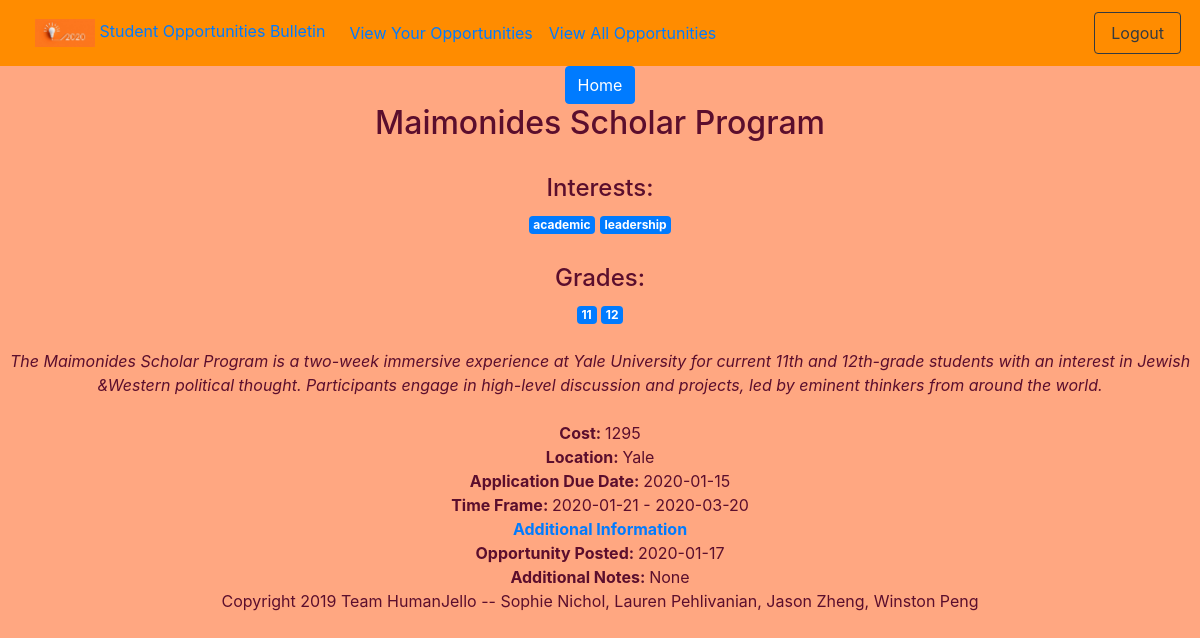
Screenshot of /view/9 (signed in) with the database file from the repository.
### tables this page shows
CREATE TABLE opportunities (
                opid INTEGER PRIMARY KEY,
                name TEXT,
                events BOOLEAN,
                academic BOOLEAN,
                business BOOLEAN,
                community_service BOOLEAN,
                leadership BOOLEAN,
                museums BOOLEAN,
                nature BOOLEAN,
                stem BOOLEAN,
                humanities BOOLEAN,
                scholarships BOOLEAN,
                description TEXT,
                link TEXT,
                cost INTEGER,
                gr9 BOOLEAN,
                gr10 BOOLEAN,
                gr11 BOOLEAN,
                gr12 BOOLEAN,
                location TEXT,
                duedate TEXT,
                posted TEXT,
                start_date TEXT,
                end_date TEXT,
                notes TEXT
                );

### app.py (the view)
@app.route("/view/<opid>")
def view_op(opid):
    if checkAuth():
        name = get("opportunities", "name", "WHERE opid = '%s'" % opid)[0][0]
        description = get("opportunities", "description", "WHERE opid = '%s'" % opid)[0][0]
        link = get("opportunities", "link", "WHERE opid = '%s'" % opid)[0][0]
        cost = get("opportunities", "cost", "WHERE opid = '%s'" % opid)[0][0]
        location = get("opportunities", "location", "WHERE opid = '%s'" % opid)[0][0]
        due_date = get("opportunities", "duedate", "WHERE opid = '%s'" % opid)[0][0]
        posted = get("opportunities", "posted", "WHERE opid = '%s'" % opid)[0][0]
        start_date = get("opportunities", "start_date", "WHERE opid = '%s'" % opid)[0][0]
        end_date = get("opportunities", "end_date", "WHERE opid = '%s'" % opid)[0][0]
        notes = get("opportunities", "notes", "WHERE opid = '%s'" % opid)[0][0]
        interests = dbfunctions.getInterests(c, opid)
        grades = dbfunctions.getGrades(c, opid)
        return render_template(
            "view_op.html",
            name = name,
            description = description,
            link = link,
            cost = cost,
            location = location,
            due_date = due_date,
            posted = posted,
            start_date = start_date,
            end_date = end_date,
            notes = notes,
            ints= interests,
            grades = grades
        )
    return render_template(url_for("root"))

### app.py (called while the page is built)
def checkAuth(): #checks if the user is logged in
    if "username" in session:
        return True
    else:
        return False

### utl/dbfunctions.py (called while the page is built)
def get(tbl_name, column, conditional=""):
    db = sqlite3.connect(DB_FILE) #open if file exists, otherwise create
    c = db.cursor()
    c.execute("SELECT %s FROM %s %s" % (column, tbl_name, conditional))
    values = c.fetchall()
    c.close()
    return [list(value) for value in values]

def getInterests(c, id):
    out = ""
    c.execute("SELECT events,academic,business,community_service,leadership,museums,nature,stem,humanities, scholarships FROM opportunities WHERE opid=?;", (id, ))
    arr = c.fetchone()
    print(arr)
    return arr

def getGrades(c, id):
    c.execute("SELECT gr9,gr10,gr11,gr12 FROM opportunities WHERE opid = ?;", (id, ))
    return c.fetchone()

### templates/view_op.html (shortened to what this page needs)
{% extends "base.html" %}
{% block body %}
{% if not admin %}<a href="/studentHome" class="btn btn-primary" role="button">Home</a>{% endif %}
<br>
<div align="center">
  <h2> {{ name }} </h2>
      <br>
      <h4> Interests:</h4>
        {% if ints[1] %}<span class="badge badge-primary">academic</span>{% endif %}
        {% if ints[4] %}<span class="badge badge-primary">leadership</span>{% endif %}
      <br>
      <h4> <br> Grades:  </h4>
        {% if grades[2] %}<span class="badge badge-primary">11</span>{% endif %}
        {% if grades[3] %}<span class="badge badge-primary">12</span>{% endif %}
      <br>
      <i> <br>{{ description }} <br></i>
      <br>
      <strong> Cost: </strong>{{ cost }}
      <br>
      <strong> Location: </strong>{{ location }}
      <br>
      <b> Application Due Date: </b>{{ due_date }}
      <br>
      <b> Time Frame: </b> {{ start_date }} - {{ end_date }}
      <br>
      {% if link %}
        <b> <a href="{{ link }}">Additional Information</a></b>
      {% else %}
        No link given.
      {% endif %}
      <br>
      <b> Opportunity Posted: </b>{{ posted }}
      <br>
      <b> Additional Notes: </b>{{ notes }}
</div>
{% endblock %}

### rows the page displays
opportunities: name "Maimonides Scholar Program", description "The Maimonides Scholar Program is a two-week immersive experience at Yale University for current 11th and 12th-grade students with an interest in Jewish &Western political thought. Participants engage in high-level discussion and projects, led by eminent thinkers from around the world.", cost "1295", location "Yale", duedate "2020-01-15", start_date "2020-01-21", end_date "2020-03-20", posted "2020-01-17"

### other values shown
{{ notes }} "None"
